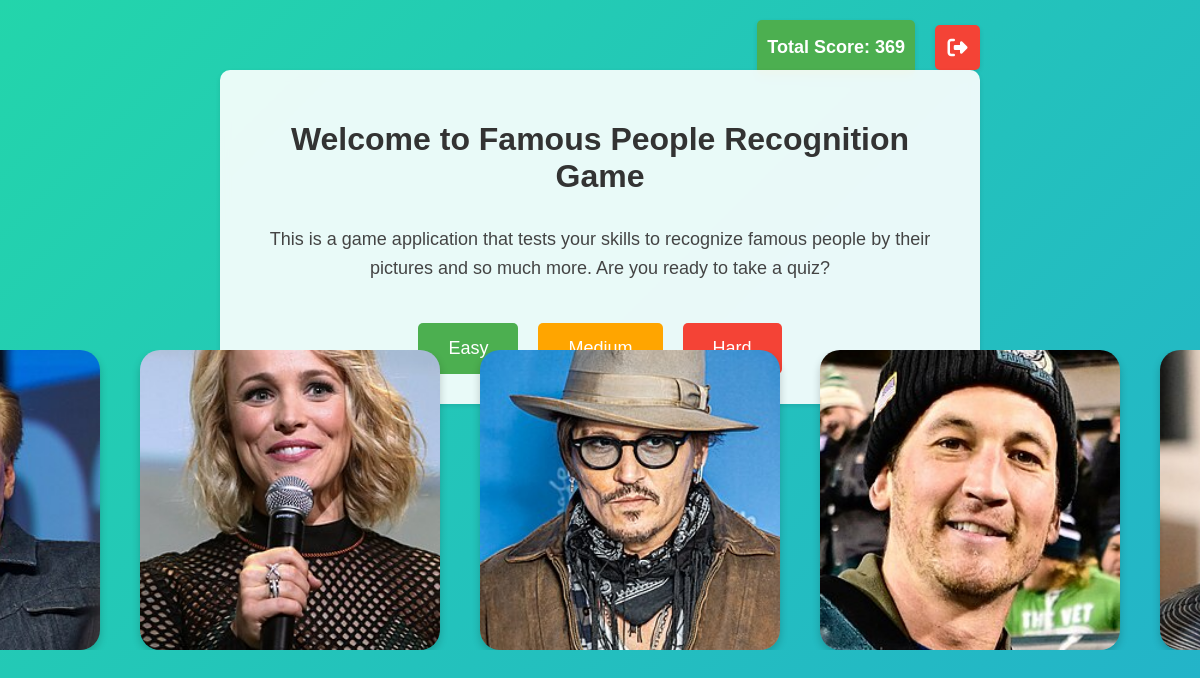
Before: / (signed in) with the older database file.
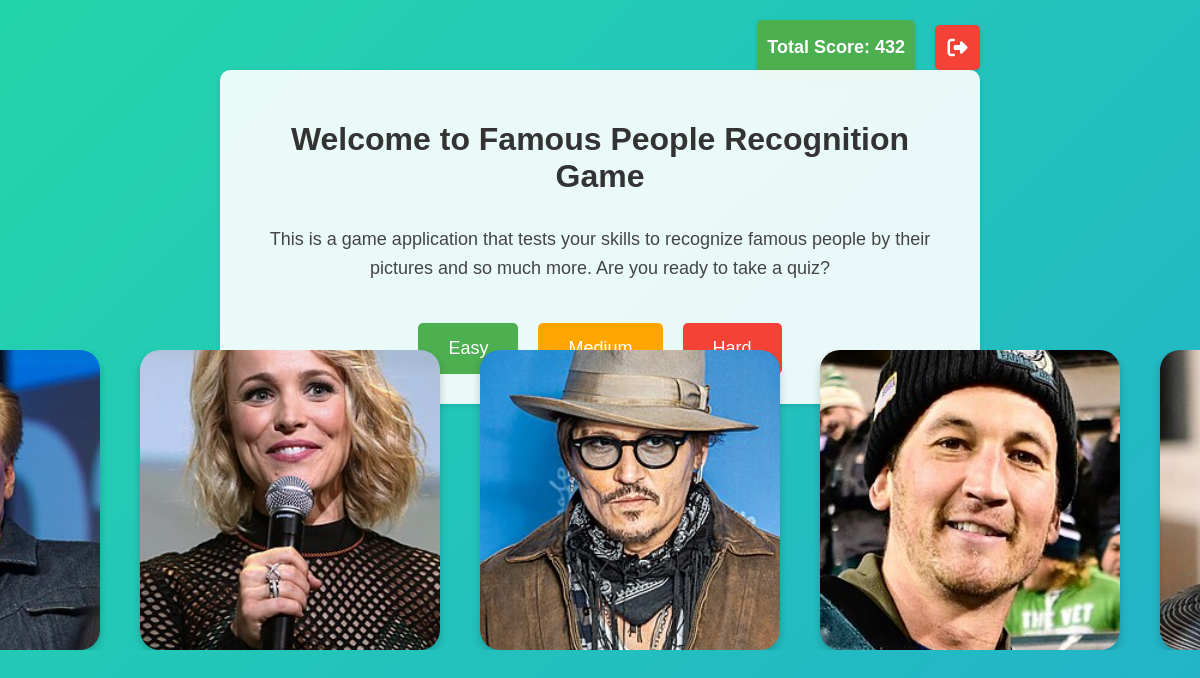
After: the same page with the newer database file.
### members/models.py (models this page shows, shortened)
class CustomUser(User):
    score = models.IntegerField(default=0)

class FamousPerson(models.Model):
    DIFFICULTY_CHOICES = [
        ('easy', 'Easy'),
        ('medium', 'Medium'),
        ('hard', 'Hard'),
    ]
    GENDER_CHOICES = [
        ('male', 'Male'),
        ('female', 'Female'),
    ]
    SKIN_COLOR_CHOICES = [
        ('white', 'White'),
        ('black', 'Black'),
        ('asian', 'Asian'),
        ('brown', 'Brown'),
    ]
    name = models.CharField(max_length=100)
    image = models.ImageField()
    difficulty = models.CharField(max_length=10, choices=DIFFICULTY_CHOICES)
    gender = models.CharField(max_length=10, choices=GENDER_CHOICES, default='male')
    skin_color = models.CharField(max_length=10, choices=SKIN_COLOR_CHOICES, default='white')
    created_at = models.DateTimeField(auto_now_add=True)
    class Meta:
        verbose_name_plural = "Famous People"

### members/views.py (the view)
# urls.py: path('', views.difficulty, name='difficulty'),
def difficulty(request):
    if not request.user.is_authenticated:
        return redirect('login')
    request.session['guess_count'] = 0
    request.session['session_score'] = 0
    user = CustomUser.objects.get(id=request.user.id)
    random_people = get_random_images(40)  # Get 40 images for the conveyor belt
    return render(request, 'difficulty.html', {
        'user': user,
        'random_people': random_people
    })

### members/views.py (called while the page is built)
def get_random_images(count=90):
    all_people = list(FamousPerson.objects.all())
    if len(all_people) < count:
        return all_people
    return random.sample(all_people, count)

### members/templates/difficulty.html (shortened to what this page needs)
<!DOCTYPE html>
<html>
<head>
    <link rel="stylesheet" href="https://cdnjs.cloudflare.com/ajax/libs/font-awesome/6.5.1/css/all.min.css">
</head>
<body>
    <div class="top-right">
        <div class="score-display">
            Total Score: {{ user.score }}
        </div>
        <a href="{% url 'logout' %}" class="logout-button" title="Logout">
            <i class="fas fa-sign-out-alt"></i>
        </a>
    </div>
    <div class="container">
        <h1>Welcome to Famous People Recognition Game</h1>
        <div class="description">
            <p>This is a game application that tests your skills to recognize famous people by their pictures and so much more. Are you ready to take a quiz?</p>
        </div>
        <div class="button-container">
            <a href="{% url 'quiz' 'easy' %}" class="difficulty-button easy">Easy</a>
            <a href="{% url 'quiz' 'medium' %}" class="difficulty-button medium">Medium</a>
            <a href="{% url 'quiz' 'hard' %}" class="difficulty-button hard">Hard</a>
        </div>
    </div>
    <div class="conveyor-section">
        <div class="conveyor-belt">
            <div class="conveyor-track">
                {% for person in random_people %}
                <div class="conveyor-item">
                    <img src="{{ person.image.url }}" alt="{{ person.name }}">
                </div>
                {% endfor %}
            </div>
        </div>
    </div>
</body>
</html>

### members/templates/difficulty.html (style rules this page uses)
body { font-family: Arial, sans-serif; max-width: 800px; margin: 0 auto; padding: 20px; text-align: center; background: linear-gradient(-45deg, #ee7752, #e73c7e, #23a6d5, #23d5ab); background-size: 400% 400%; animation: gradient 15s ease infinite; position: relative; min-height: 100vh; overflow-x: hidden; box-sizing: border-box; }
.top-right { position: absolute; top: 20px; right: 20px; display: flex; gap: 20px; align-items: center; }
.score-display { background-color: #4CAF50; color: white; padding: 5px 10px; border-radius: 5px; font-size: 18px; font-weight: bold; box-shadow: 0 2px 5px rgba(0,0,0,0.1); height: 45px; display: flex; align-items: center; }
.logout-button { background-color: #f44336; color: white; padding: 0; border-radius: 5px; font-size: 20px; font-weight: bold; text-decoration: none; box-shadow: 0 2px 5px rgba(0,0,0,0.1); transition: background-color 0.2s; display: flex; align-items: center; justify-content: center; width: 45px; height: 45px; }
.container { background-color: rgba(255, 255, 255, 0.9); padding: 30px; border-radius: 10px; box-shadow: 0 2px 5px rgba(0,0,0,0.1); margin-top: 50px; margin-bottom: 0; backdrop-filter: blur(5px); width: 100%; box-sizing: border-box; }
h1 { color: #333; margin-bottom: 30px; }
.description { font-size: 18px; line-height: 1.6; color: #444; margin-bottom: 40px; }
.button-container { display: flex; justify-content: center; gap: 20px; margin-top: 30px; }
.difficulty-button { padding: 15px 30px; font-size: 18px; border: none; border-radius: 5px; cursor: pointer; transition: transform 0.2s, background-color 0.2s; text-decoration: none; color: white; }
.easy { background-color: #4CAF50; }
.medium { background-color: #FFA500; }
.hard { background-color: #f44336; }
.conveyor-section { position: fixed; bottom: 0; left: 0; width: 100%; height: 300px; display: flex; align-items: center; justify-content: center; margin-bottom: 150px; box-sizing: border-box; }
.conveyor-belt { width: 100%; height: 300px; background: transparent; overflow: hidden; display: flex; align-items: center; justify-content: center; }
.conveyor-track { display: flex; animation: moveLeft 30s linear infinite; height: 100%; position: relative; will-change: transform; }
.conveyor-item { flex: 0 0 300px; height: 300px; margin: 0 20px; overflow: hidden; border-radius: 20px; box-shadow: 0 4px 8px rgba(0,0,0,0.2); transition: transform 0.3s; }
.conveyor-item img { width: 100%; height: 100%; object-fit: cover; }

Changed rows visible on the page:
changed CustomUser: score "369" → "432"
